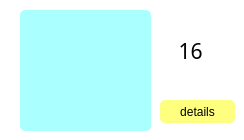
          <widget class="QFrame" name="frame_82">
           <property name="styleSheet">
            <string notr="true">background-color: rgb(255, 255, 255);
border-radius: 5px;</string>
           </property>
           <property name="frameShape">
            <enum>QFrame::StyledPanel</enum>
           </property>
           <property name="frameShadow">
            <enum>QFrame::Raised</enum>
           </property>
           <widget class="QLabel" name="label_2">
            <property name="geometry">
             <rect>
              <x>160</x>
              <y>30</y>
              <width>61</width>
              <height>41</height>
             </rect>
            </property>
            <property name="font">
             <font>
              <family>AcadEref</family>
              <pointsize>16</pointsize>
             </font>
            </property>
            <property name="layoutDirection">
             <enum>Qt::LeftToRight</enum>
            </property>
            <property name="text">
             <string>16</string>
            </property>
            <property name="alignment">
             <set>Qt::AlignCenter</set>
            </property>
           </widget>
           <widget class="QFrame" name="frame_2">
            <property name="geometry">
             <rect>
              <x>20</x>
              <y>10</y>
              <width>131</width>
              <height>121</height>
             </rect>
            </property>
            <property name="styleSheet">
             <string notr="true">background-color: rgb(170, 255, 255);</string>
            </property>
            <property name="frameShape">
             <enum>QFrame::StyledPanel</enum>
            </property>
            <property name="frameShadow">
             <enum>QFrame::Raised</enum>
            </property>
           </widget>
           <widget class="QPushButton" name="pushButton_2">
            <property name="geometry">
             <rect>
              <x>160</x>
              <y>100</y>
              <width>75</width>
              <height>23</height>
             </rect>
            </property>
            <property name="styleSheet">
             <string notr="true">background-color: rgb(255, 255, 127);</string>
            </property>
            <property name="text">
             <string>details</string>
            </property>
           </widget>
          </widget>
